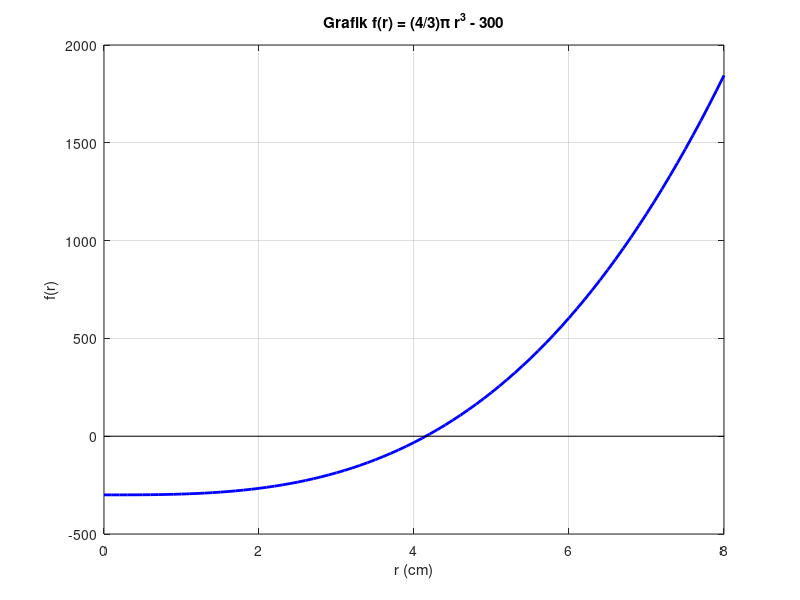

Reproduce this figure in MATLAB.
%Hanung Yoga Adi Pramono_L0325026
clc; clear; close all;

f = @(r) (4/3)*pi*r.^3 - 300;

r = 0:0.1:8;
figure(1);
plot(r, f(r), 'b-', 'LineWidth', 2); hold on;
plot([0 8], [0 0], 'k-');
xlabel('r (cm)'); ylabel('f(r)');
title('Grafik f(r) = (4/3)\pi r^3 - 300');
grid on;
print('-dpng', 'kasus3_grafik.png');

a = 4; b = 5;
fprintf('f(a) = %.4f, f(b) = %.4f\n', f(a), f(b));
if f(a)*f(b) > 0
  error('Tidak ada akar pada interval [a,b]');
end

tol = 0.0001; maxit = 50;

fprintf('\n%4s %10s %10s %10s %12s %12s\n', 'iter', 'a', 'b', 'c', 'f(c)', '|b-a|');
for i = 1:maxit
  c = (a + b)/2;
  fprintf('%4d %10.6f %10.6f %10.6f %12.6f %12.6f\n', i, a, b, c, f(c), abs(b-a));
  if f(c) == 0 || abs(b-a)/2 < tol
    break;
  end
  if f(a)*f(c) < 0
    b = c;
  else
    a = c;
  end
end

r_akar = c;
fprintf('\nJari-jari bola = jari-jari tabung = %.6f cm\n', r_akar);

t_tabung = 2*r_akar;
V_bola = (4/3)*pi*r_akar^3;
V_tabung = pi*r_akar^2*t_tabung;
V_luar = V_tabung - V_bola;
fprintf('Tinggi tabung = %.6f cm\n', t_tabung);
fprintf('Volume bola = %.6f cm^3\n', V_bola);
fprintf('Volume tabung = %.6f cm^3\n', V_tabung);
fprintf('Volume tabung di luar bola = %.6f cm^3\n', V_luar);
fprintf('Cek dengan rumus V = 2/3*pi*r^3 = %.6f cm^3\n', (2/3)*pi*r_akar^3);
